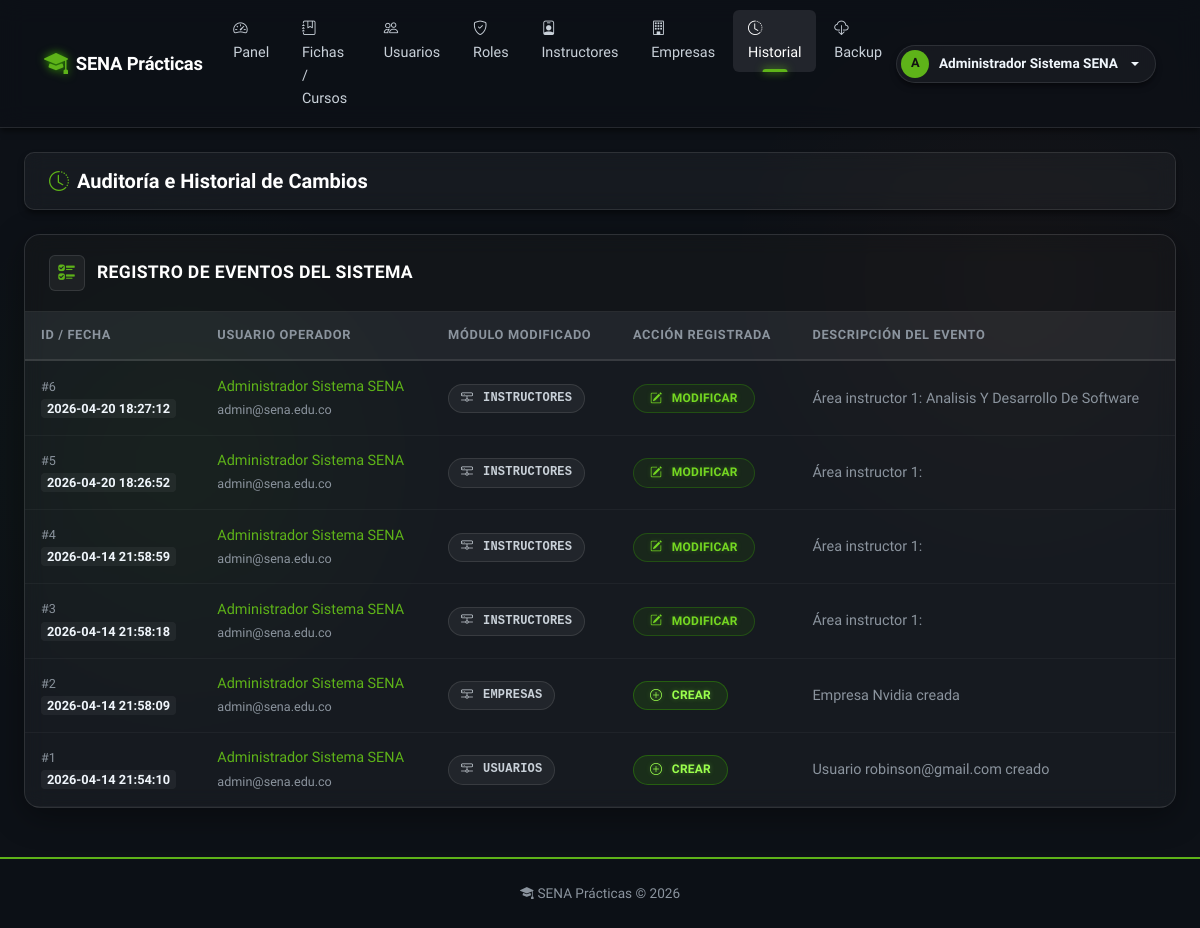
The app's page /admin/historial (signed in), older data.
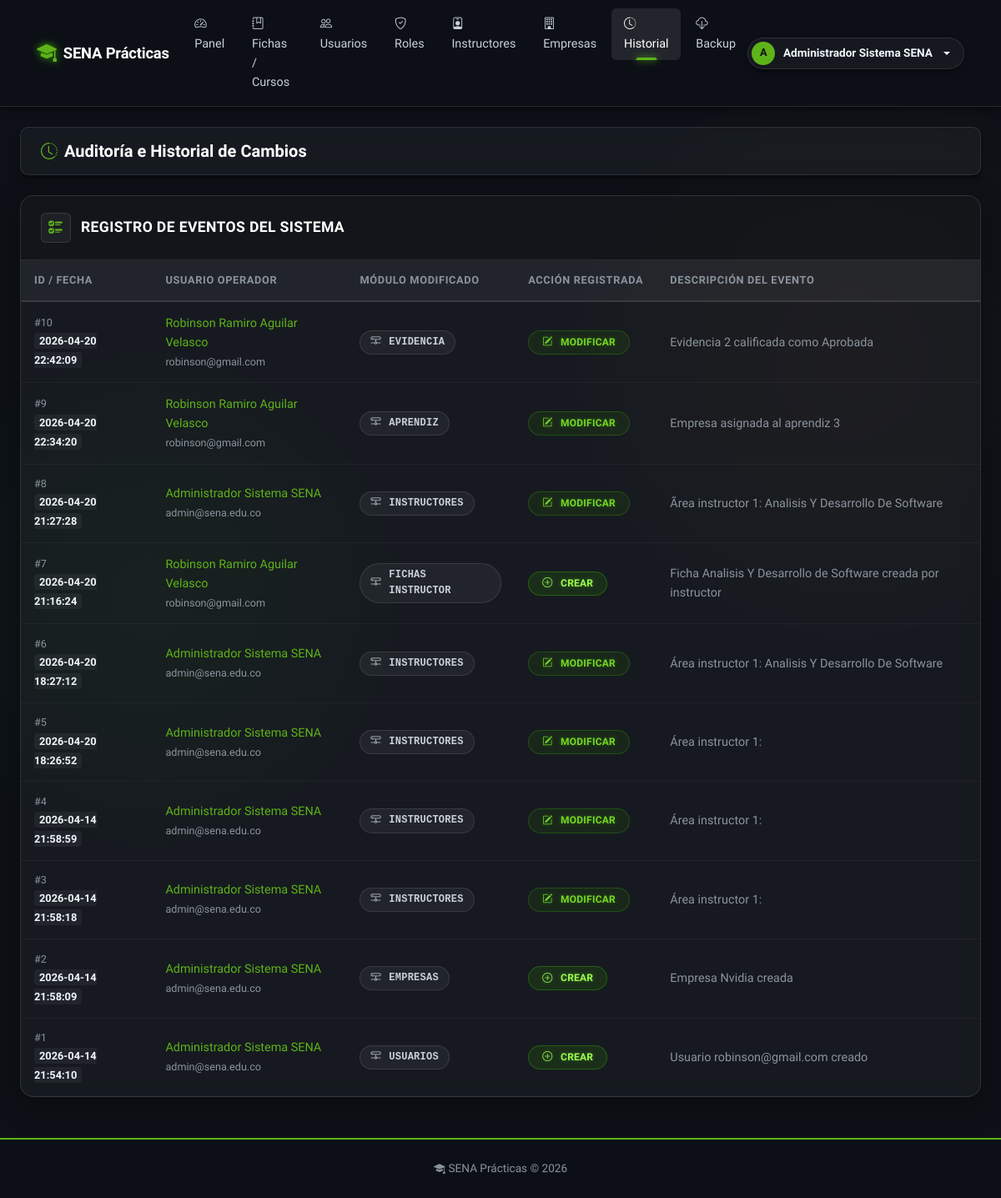
The same page, newer data.
### app/models/historial_cambios.py (models this page shows)
class HistorialCambios(db.Model):
    __tablename__ = 'historial_cambios'
    id_historial = db.Column(db.Integer, primary_key=True)
    id_usuario   = db.Column(db.Integer, db.ForeignKey('usuario.id_usuario'), nullable=False)
    modulo       = db.Column(db.String(50))
    accion       = db.Column(db.Enum('CREAR', 'MODIFICAR', 'ELIMINAR'))
    descripcion  = db.Column(db.Text)
    fecha        = db.Column(db.DateTime, default=lambda: datetime.now(timezone.utc))
    usuario      = db.relationship('Usuario', back_populates='historial')

### app/models/usuario.py (models this page shows, shortened)
class Usuario(db.Model, UserMixin):
    __tablename__ = 'usuario'
    id_usuario       = db.Column(db.Integer, primary_key=True)
    tipo_documento   = db.Column(db.String(20))
    numero_documento = db.Column(db.String(30))
    nombres          = db.Column(db.String(100), nullable=False)
    apellidos        = db.Column(db.String(100), nullable=False)
    correo           = db.Column(db.String(100), unique=True, nullable=False)
    telefono         = db.Column(db.String(20))
    password_hash    = db.Column(db.String(255), nullable=False)
    estado           = db.Column(db.Boolean, default=True)
    fecha_creacion   = db.Column(db.DateTime, default=lambda: datetime.now(timezone.utc))
    roles            = db.relationship('UsuarioRol', back_populates='usuario')
    instructor       = db.relationship('Instructor', back_populates='usuario', uselist=False)
    aprendiz         = db.relationship('Aprendiz', back_populates='usuario', uselist=False)
    historial        = db.relationship('HistorialCambios', back_populates='usuario')
    notificaciones   = db.relationship('Notificacion', back_populates='usuario')

### app/routes/admin.py (the view)
@bp.route('/historial')
@login_required
@role_required('superusuario')
def historial():
    page = request.args.get('page', 1, type=int)
    registros = (HistorialCambios.query
                 .order_by(HistorialCambios.fecha.desc())
                 .paginate(page=page, per_page=30, error_out=False))
    return render_template('admin/historial.html', registros=registros)

### app/utils.py (called while the page is built)
def role_required(*roles):
    def decorator(f):
        @wraps(f)
        def decorated(*args, **kwargs):
            if not current_user.is_authenticated:
                flash('Inicia sesión para continuar.', 'warning')
                return redirect(url_for('auth.login'))
            user_roles = {ur.rol.nombre.lower() for ur in current_user.roles}
            required = {r.lower() for r in roles}
            if not user_roles.intersection(required):
                flash('No tienes permiso para acceder a esa sección.', 'danger')
                return abort(403)
            return f(*args, **kwargs)
        return decorated
    return decorator

### app/templates/admin/historial.html (shortened to what this page needs)
{% extends 'base.html' %}
{% block content %}
<div class="page-toolbar d-flex flex-wrap justify-content-between align-items-center mb-4">
  <h2 class="m-0" style="font-size: 1.25rem; font-weight: 600;"><i class="bi bi-clock-history text-primary me-2"></i>Auditoría e Historial de Cambios</h2>
</div>
<div class="biblioteca-shell">
  <div class="biblioteca-shell-header">
    <div class="shell-header-icon"><i class="bi bi-ui-checks"></i></div>
    <h4>Registro de Eventos del Sistema</h4>
  </div>
  <div class="biblioteca-shell-body p-0">
    <div class="table-responsive">
      <table class="biblioteca-table mb-0">
        <thead>
          <tr>
            <th>ID / Fecha</th>
            <th>Usuario Operador</th>
            <th>Módulo Modificado</th>
            <th>Acción Registrada</th>
            <th>Descripción del Evento</th>
          </tr>
        </thead>
        <tbody>
           {% for h in registros.items %}
            <tr>
              <td>
                <span class="d-block text-muted small">#{{ h.id_historial }}</span>
                <span class="ts-label fw-bold" style="color: var(--text-primary);">{{ h.fecha.strftime('%Y-%m-%d %H:%M:%S') if h.fecha else '--' }}</span>
              </td>
              <td>
                <span class="text-primary fw-medium">{{ h.usuario.nombres }} {{ h.usuario.apellidos }}</span>
                <br><small class="text-muted">{{ h.usuario.correo }}</small>
              </td>
              <td><span class="badge-lib badge-gray fw-bold font-monospace"><i class="bi bi-hdd-network me-1"></i> {{ h.modulo }}</span></td>
              <td>
                 {% if h.accion == 'CREAR' %}<span class="badge-lib badge-green px-3"><i class="bi bi-plus-circle me-1"></i> CREAR</span>
                 {% elif h.accion == 'MODIFICAR' %}<span class="badge-lib badge-cyan px-3"><i class="bi bi-pencil-square me-1"></i> MODIFICAR</span>
                 {% elif h.accion == 'ELIMINAR' %}<span class="badge-lib badge-red px-3"><i class="bi bi-trash-fill me-1"></i> ELIMINAR</span>
                 {% else %}{{ h.accion }}{% endif %}
              </td>
              <td class="text-muted">{{ h.descripcion }}</td>
            </tr>
           {% else %}
            <tr><td colspan="5" class="text-center py-5 text-muted fst-italic">No hay registros de historial por mostrar.</td></tr>
           {% endfor %}
        </tbody>
      </table>
    </div>
  </div>
</div>
{% endblock %}

Row changes from the older to the newer data that the page shows:
added HistorialCambios: id_historial "10", fecha "2026-04-20 22:42:09", usuario.nombres "Robinson Ramiro", usuario.apellidos "Aguilar Velasco", usuario.correo "robinson@gmail.com", modulo "EVIDENCIA", accion "MODIFICAR" (drawn), descripcion "Evidencia 2 calificada como Aprobada"
added HistorialCambios: id_historial "9", fecha "2026-04-20 22:34:20", usuario.nombres "Robinson Ramiro", usuario.apellidos "Aguilar Velasco", usuario.correo "robinson@gmail.com", modulo "APRENDIZ", accion "MODIFICAR" (drawn), descripcion "Empresa asignada al aprendiz 3"
added HistorialCambios: id_historial "8", fecha "2026-04-20 21:27:28", usuario.nombres "Administrador", usuario.apellidos "Sistema SENA", usuario.correo "admin@sena.edu.co", modulo "INSTRUCTORES", accion "MODIFICAR" (drawn), descripcion "Ãrea instructor 1: Analisis Y Desarrollo De Software"
added HistorialCambios: id_historial "7", fecha "2026-04-20 21:16:24", usuario.nombres "Robinson Ramiro", usuario.apellidos "Aguilar Velasco", usuario.correo "robinson@gmail.com", modulo "FICHAS INSTRUCTOR", accion "CREAR" (drawn), descripcion "Ficha Analisis Y Desarrollo de Software creada por instructor"
